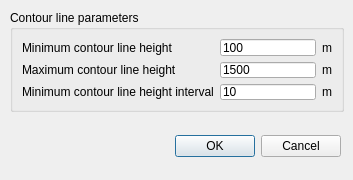
<?xml version="1.0" encoding="UTF-8"?>
<ui version="4.0">
 <class>Settings</class>
 <widget class="QDialog" name="Settings">
  <property name="geometry">
   <rect>
    <x>0</x>
    <y>0</y>
    <width>353</width>
    <height>180</height>
   </rect>
  </property>
  <property name="windowTitle">
   <string>Dialog</string>
  </property>
  <widget class="QDialogButtonBox" name="buttonBox">
   <property name="geometry">
    <rect>
     <x>0</x>
     <y>130</y>
     <width>341</width>
     <height>32</height>
    </rect>
   </property>
   <property name="orientation">
    <enum>Qt::Horizontal</enum>
   </property>
   <property name="standardButtons">
    <set>QDialogButtonBox::Cancel|QDialogButtonBox::Ok</set>
   </property>
  </widget>
  <widget class="QGroupBox" name="groupBox">
   <property name="geometry">
    <rect>
     <x>10</x>
     <y>10</y>
     <width>334</width>
     <height>102</height>
    </rect>
   </property>
   <property name="title">
    <string>Contour line parameters</string>
   </property>
   <layout class="QGridLayout" name="gridLayout">
    <item row="0" column="0">
     <widget class="QLabel" name="label">
      <property name="text">
       <string>Minimum contour line height</string>
      </property>
     </widget>
    </item>
    <item row="0" column="1">
     <widget class="QLineEdit" name="lineEdit">
      <property name="text">
       <string>100</string>
      </property>
     </widget>
    </item>
    <item row="0" column="2">
     <widget class="QLabel" name="label_2">
      <property name="text">
       <string>m</string>
      </property>
     </widget>
    </item>
    <item row="1" column="0">
     <widget class="QLabel" name="label_4">
      <property name="text">
       <string>Maximum contour line height</string>
      </property>
     </widget>
    </item>
    <item row="1" column="1">
     <widget class="QLineEdit" name="lineEdit_2">
      <property name="text">
       <string>1500</string>
      </property>
     </widget>
    </item>
    <item row="1" column="2">
     <widget class="QLabel" name="label_3">
      <property name="text">
       <string>m</string>
      </property>
     </widget>
    </item>
    <item row="2" column="0">
     <widget class="QLabel" name="label_6">
      <property name="text">
       <string>Minimum contour line height interval</string>
      </property>
     </widget>
    </item>
    <item row="2" column="1">
     <widget class="QLineEdit" name="lineEdit_3">
      <property name="text">
       <string>10</string>
      </property>
     </widget>
    </item>
    <item row="2" column="2">
     <widget class="QLabel" name="label_5">
      <property name="text">
       <string>m</string>
      </property>
     </widget>
    </item>
   </layout>
  </widget>
 </widget>
 <resources/>
 <connections>
  <connection>
   <sender>buttonBox</sender>
   <signal>accepted()</signal>
   <receiver>Settings</receiver>
   <slot>accept()</slot>
   <hints>
    <hint type="sourcelabel">
     <x>248</x>
     <y>254</y>
    </hint>
    <hint type="destinationlabel">
     <x>157</x>
     <y>274</y>
    </hint>
   </hints>
  </connection>
  <connection>
   <sender>buttonBox</sender>
   <signal>rejected()</signal>
   <receiver>Settings</receiver>
   <slot>reject()</slot>
   <hints>
    <hint type="sourcelabel">
     <x>316</x>
     <y>260</y>
    </hint>
    <hint type="destinationlabel">
     <x>286</x>
     <y>274</y>
    </hint>
   </hints>
  </connection>
 </connections>
</ui>
